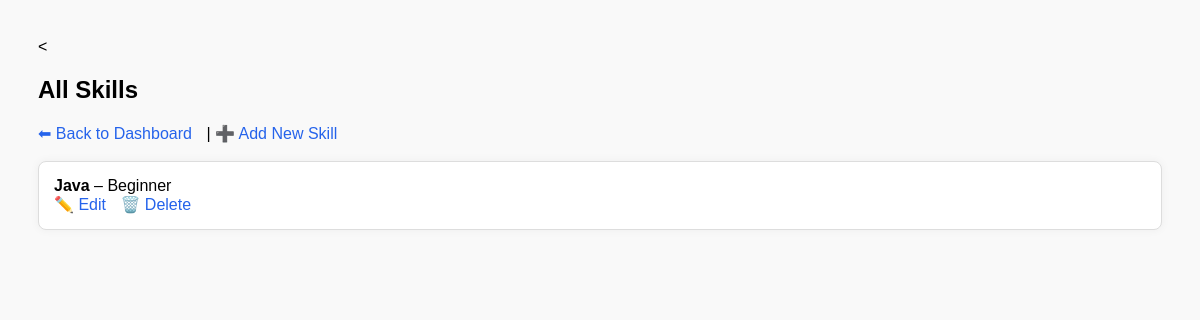
/skills_list.php (signed in), run on an earlier commit of the app's database.
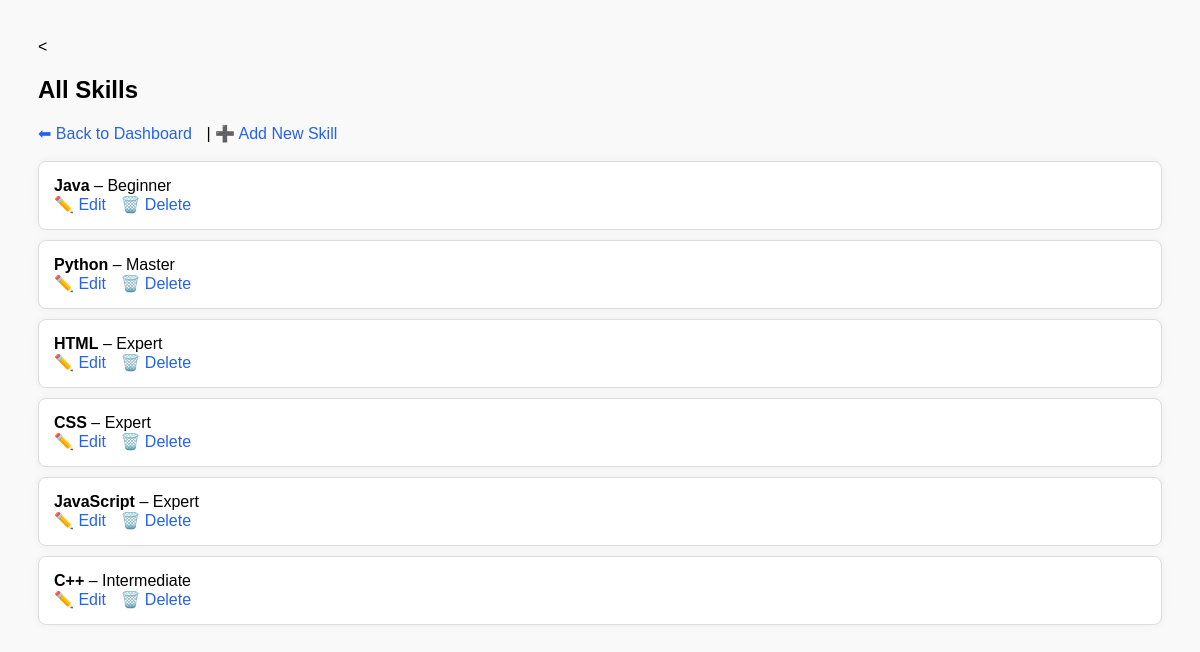
And on a later commit of the database.
### tables this page shows
CREATE TABLE `skills` (
  `id` int(11) NOT NULL,
  `name` varchar(50) NOT NULL,
  `level` varchar(20) NOT NULL,
  `category` varchar(100) DEFAULT 'Programming Languages'
);

### skills_list.php (the view, shortened to what this page needs)
<?php
require 'db.php';
$result = $conn->query("SELECT * FROM skills");
?>
<!DOCTYPE html>
<html>
<head>
</head>
<body>
<h2>All Skills</h2>
<a href="admin_dashboard.php">⬅ Back to Dashboard</a> |
<a href="skills_add.php">➕ Add New Skill</a>
<br><br>
<?php while ($row = $result->fetch_assoc()): ?>
  <div class="skill">
    <strong><?= htmlspecialchars($row['name']) ?></strong> – <?= htmlspecialchars($row['level']) ?>
    <br>
    <a href="skills_edit.php?id=<?= $row['id'] ?>">✏️ Edit</a>
    <a href="skills_list.php?delete=<?= $row['id'] ?>" onclick="return confirm('Delete this skill?');">🗑️ Delete</a>
  </div>
<?php endwhile; ?>
</body>
</html>

### skills_list.php (style rules this page uses)
body { font-family: Arial; padding: 30px; background: #f9f9f9; }
.skill { background: white; border: 1px solid #ddd; padding: 15px; margin-bottom: 10px; border-radius: 8px; box-shadow: 0 0 10px rgba(0,0,0,0.05); }
a { margin-right: 10px; text-decoration: none; color: #2563eb; }

What changed in the data, as far as the page shows it:
added skills: name "Python", level "Master"
added skills: name "HTML", level "Expert"
added skills: name "CSS", level "Expert"
added skills: name "JavaScript", level "Expert"
added skills: name "C++", level "Intermediate"
